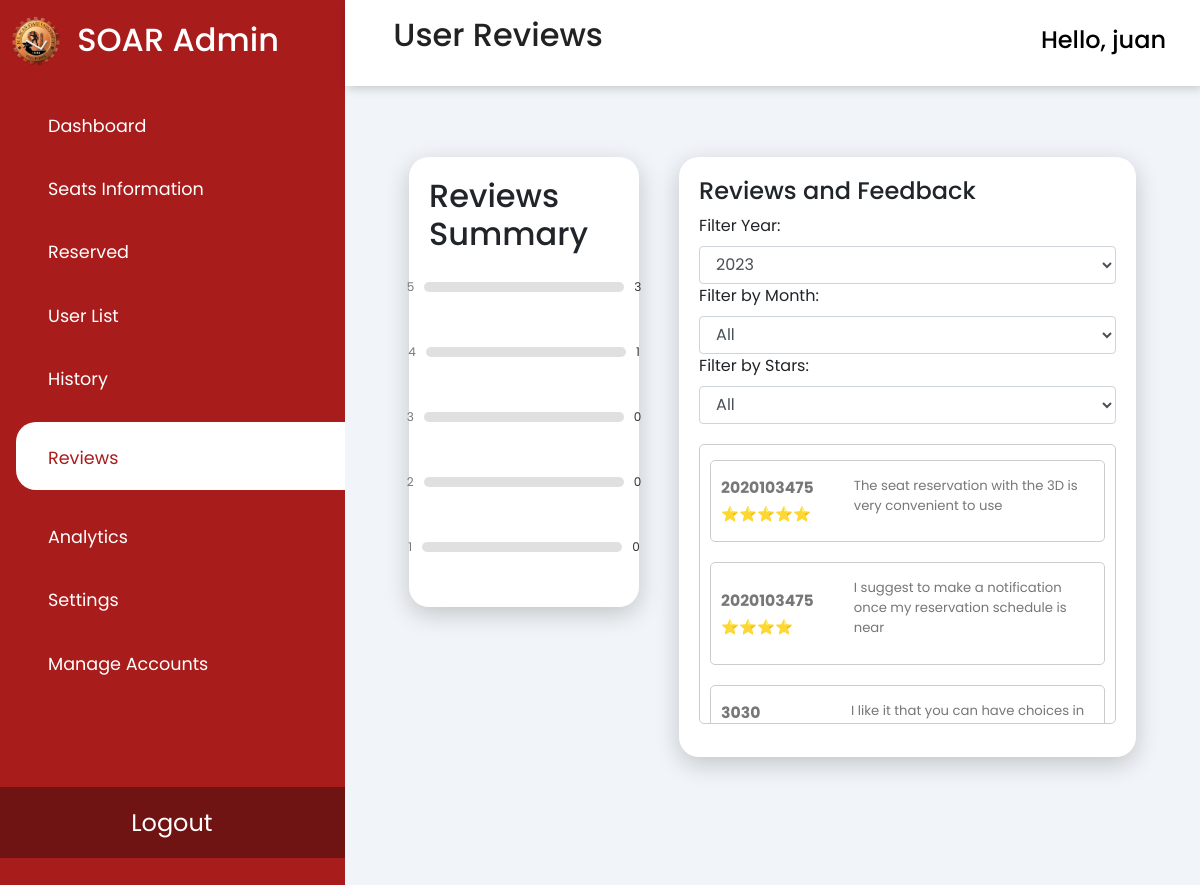
The app's page /php/adminReviews.php (signed in) with its own data.
### tables this page shows
CREATE TABLE `rating` (
  `rating_id` int(11) NOT NULL,
  `rating` int(11) DEFAULT NULL,
  `review` varchar(255) DEFAULT NULL,
  `date` date DEFAULT NULL,
  `user_id` int(11) DEFAULT NULL
);

### php/adminReviews.php (the view, shortened to what this page needs)
<?php
require 'connect.php';
?>
<!DOCTYPE HTML>
<html>
<head>
    <link rel="stylesheet" href="https://cdn.jsdelivr.net/npm/bootstrap@4.6.2/dist/css/bootstrap.min.css"
>
    <link rel="stylesheet" type="text/css" href="css/adminReviews.css" />
    <link rel="stylesheet"
        href="https://maxst.icons8.com/vue-static/landings/line-awesome/line-awesome/1.3.0/css/line-awesome.min.css">
</head>
<body>
    <div class="sidebar">
        <div class="sidebar-brand">
            <img src="../img/bulsu logo.png" alt="bulsu logo" class="logo">
            <h2> <span>SOAR Admin</span></h2>
        </div>
        <div class="sidebar-menu" id="tabButton">
            <ul>
                <li class="tabs"> <a href="../admin.php" data-tabName="dashboard" id="tabButtons"><span
                            class="las la-th-large"></span>
                        <span>Dashboard</span></a>
                </li>
                <li class="tabs"> <a href="../seats-info.php"><span class="las la-check"></span>
                        <span>Seats Information</span></a>
                </li>
                <li class="tabs"> <a href="reserved.php"><span class="las la-clock"></span>
                        <span>Reserved</span></a>
                </li>
                <li class="tabs"> <a href="user-list.php"><span class="las la-user-friends"></span>
                        <span>User List</span></a>
                </li>
                <li class="tabs"> <a href="history.php"><span class="las la-history"></span>
                        <span>History</span></a>
                </li>
                <li class="tabs"> <a href="adminReviews.php" class="active"><span class="las la-star"></span>
                        <span>Reviews</span></a>
                </li>
                <li class="tabs"> <a href="analytics.php"><span class="las la-chart-bar"></span>
                        <span>Analytics</span></a>
                </li>
                <li class="tabs"> <a href="settings.php"><span class="las la-cog"></span>
                        <span>Settings</span></a>
                </li>
                <li id="hidden" class="manage tabs" data-toggle="modal" data-target="#exampleModal"> <a
                        href="manageAdmin.php"><span class="las la-users-cog"></span>
                        <span>Manage Accounts</span></a>
                </li>
                <li class="logout"> <a href="../toLogout.php">
                        <span>Logout</span></a>
                </li>
            </ul>
        </div>
    </div>
    <div class="header">
        <header>
            <h2>
                <label for="nav-toggle">
                    <div class="toggle">
                        <span class="la la-bars"></span>
                    </div>
                </label>
                User Reviews
            </h2>
            <div class="dropdown">
                <button class="dropdown-toggle" class="btn btn-secondary dropdown-toggle" type="button"
                    id="dropdownMenuButton" data-toggle="dropdown" aria-haspopup="true" aria-expanded="true">
                    <div class="user-wrapper">
                        <h4>
                            Hello,
                            <?php echo $_SESSION["first_name"]; ?>
                        </h4>
                    </div>
                </button>
            </div>
        </header>
    </div>
    <div class="main-content">
        <main>
            <div class="dashboard">
                <?php
                $query = "SELECT rating, COUNT(*) AS count FROM rating GROUP BY rating";
                $result = $conn->query($query);
                $ratings = [];
                while ($row = $result->fetch_assoc()) {
                    $ratings[$row['rating']] = $row['count'];
                }
                ?>
                <div class="reviews-container">
                    <h2>Reviews Summary</h2>
                    <?php
                    for ($rating = 5; $rating >= 1; $rating--) {
                        $count = isset($ratings[$rating]) ? $ratings[$rating] : 0;
                        echo '<div class="review">';
                        echo '<span class="icon-container">' . $rating . ' <i class="fas fa-star"></i></span>';
                        echo '<div class="progress">';
                        echo '</div>';
                        echo '<span class="percent">' . $count . '</span>';
                        echo '</div>';
                    }
                    ?>
                </div>
                <div class="box-container">
                    <div class="box">
                        <h4>Reviews and Feedback</h4>
                        <div>
                            <div class="filters">
                            <div class="year" class="form-control">
                                <label for="yearFilter">Filter Year:</label>
                                <select class="form-control" id="yearFilter">
                                    <option>2023</option>
                                </select>
                            </div>
                                <div class="college">
                                    <label for="monthFilter">Filter by Month:</label>
                                    <select class="form-control" id="monthFilter">
                                        <option value="all">All</option>
                                    </select>
                                </div>
                                <div class="year-level" class="form-control">
                                    <label for="starsFilter">Filter by Stars:</label>
                                    <select class="form-control" id="starsFilter">
                                        <option value="all">All</option>
                                    </select>
                                </div>
                            </div>
                            <?php
                            if (isset($_GET['search'])) {
                                $valueToSearch = $_GET['search'];
                                $querySearch = "SELECT * FROM rating  WHERE rating_id >= 0";
                                $search_result = filterTable($querySearch);
                            } else {
                                $querySearch = "SELECT * FROM rating  WHERE rating_id >= 0";
                                $search_result = filterTable($querySearch);
                            }
                            function filterTable($querySearch)
                            {
                                require 'connect.php';
                                $filter_Result = mysqli_query($conn, $querySearch);
                                return $filter_Result;
                            }
                            ?>
                            <div class="review-list-container">
                                <div class="review-list">
                                    <?php
                                    if ($count = mysqli_num_rows($search_result) > 0) {
                                        while ($row2 = mysqli_fetch_array($search_result)) {
                                            ?>
                                            <div class="reviews">
                                                <div class="review-header">
                                                    <div class="review-info">
                                                        <span class="name">
                                                            <?php echo $row2['user_id']; ?>
                                                        </span>
                                                    </div>
                                                    <div class="star-rating">
                                                        <span>
                                                            <?php if ($row2['rating'] == "1") {
                                                                echo "⭐";
                                                            } elseif ($row2['rating'] == "2") {
                                                                echo "⭐⭐";
                                                            } elseif ($row2['rating'] == "3") {
                                                                echo "⭐⭐⭐";
                                                            } elseif ($row2['rating'] == "4") {
                                                                echo "⭐⭐⭐⭐";
                                                            } elseif ($row2['rating'] == "5") {
                                                                echo "⭐⭐⭐⭐⭐";
                                                            } ?>
                                                        </span>
                                                    </div>
                                                </div>
                                                <div class="review-text">
                                                    <p>
                                                        <?php echo $row2['review']; ?>
                                                    </p>
                                                </div>
                                            </div>
                                        <?php }
                                    }
                                    ?>
                                </div>
                            </div>
                        </div>
        </main>
    </div>
</body>
</html>

### styles/adminReviews.css (style rules this page uses)
:root { --main-color: #a81c1c; --color-dark: #1d2231; --text-gray: #8390a2; }
* { padding: 0; margin: 0; box-sizing: border-box; list-style-type: none; text-decoration: none; font-family: "Poppins", sans-serif; }
.sidebar { width: 345px; position: fixed; left: 0; top: 0; height: 100%; background: var(--main-color); z-index: 100; transition: width 300ms; }
.sidebar-brand { height: 90px; padding: 1rem 0rem 1rem 0.7rem; display: flex; color: #fff; padding-top: 1rem; }
.sidebar-brand span { display: inline-block; padding-top: 0.3rem; margin-left: 1rem; }
.sidebar-menu { margin-top: 1rem; }
.sidebar-menu li { width: 100%; margin-bottom: 1.7rem; padding-left: 1rem; cursor: pointer; }
.sidebar-menu a { padding-left: 1rem; display: block; color: #fff; font-size: 1.1rem; }
#tabButton { color: #fff; }
.sidebar-menu a span:first-child { font-size: 1.5rem; padding-right: 1rem; }
#tabButton a.active { background: #fff; padding-top: 1rem; padding-bottom: 1rem; color: var(--main-color); border-radius: 20px 0px 0px 20px; }
.logo { width: 50px; height: 50px; }
.manage { color: #ffffff; cursor: pointer; }
.logout { text-align: center; position: absolute; bottom: 0; background: #701313; padding: 5%; text-decoration: none; }
.logout a { text-decoration: none; }
.main-content { transition: margin-left 300ms; margin-left: 345px; }
header { display: flex; justify-content: space-between; padding: 1rem 1.5rem; box-shadow: 2px 2px 10px rgba(0, 0, 0, 0.2); position: fixed; left: 345px; width: calc(100% - 345px); top: 0%; z-index: 100; background-color: #fff; transition: left 300ms; }
header h2 { color: #222; }
header label span { font-size: 1.7rem; padding-right: 1rem; }
.toggle { cursor: pointer; }
.user-wrapper { display: flex; align-items: center; text-decoration: underline 0.15em rgba(0, 0, 0, 0); transition: text-decoration-color 300ms; text-underline-offset: 0.4em; }
.user-wrapper h4 { padding: 10px; }
.dropdown-toggle { background-color: transparent; border-color: #fff; border-style: solid; border-top: none; border-right: none; border-left: none; content: none; }
.dropdown-toggle::after { content: none; }
main { margin-top: 85px; padding: 2rem 1.5rem; background: #f1f5f9; min-height: calc(100vh - 90px); }
.user-wrapper h4 { margin-bottom: -7px !important; }
main { margin-top: 85px; padding: 2rem 1.5rem; background: #f1f5f9; height: 100vh; top: 0; }
.box-container { position: relative; display: flex; align-items: center; position: relative; width: 100%; padding: 20px; height: 80vh; margin-bottom: 10px; }
.box { position: relative; width: 100%; padding: 20px; box-shadow: 0 7px 25px rgba(0, 0, 0, 0.2); border-radius: 20px; background: white; height: 100%; }
.reviews-container { position: relative; display: flex; width: 30%; flex-direction: column; align-items: center; justify-content: center; background-color: #fff; box-shadow: 0 7px 25px rgba(0, 0, 0, 0.2); border-radius: 20px; padding: 20px; margin: 20px 20px; }
.review-list-container { overflow-y: scroll; }
.review { border: 1px solid transparent; border-radius: 5px; color: #777; display: flex; font-size: 12px; align-items: center; padding: 10px; margin: 5px 0; }
.reviews { border: 1px solid transparent; border-radius: 5px; color: #777; display: flex; font-size: 12px; align-items: center; padding: 10px; margin: 5px 0; }
.progress { background-color: rgba(100, 100, 100, 0.2); border-radius: 5px; position: relative; margin: 0 10px; height: 10px; width: 200px; }
.percent { color: #333; }
.review-list-container { height: 35vh; overflow-y: auto; margin-top: 20px; border: 1px solid #ccc; border-radius: 5px; padding: 10px; margin-bottom: 10px; }
.review { margin-bottom: 20px; }
.reviews { margin-bottom: 20px; border: 1px solid #ccc; }
.reviews { margin-bottom: 20px; }
.review-info { display: flex; justify-content: space-between; align-items: center; margin-bottom: 5px; position: relative; }
.star-rating { font-size: 1.2em; margin-left: auto; }
.review-text { margin-top: 5px; padding-left: 40px; font-size: 1.1em; position: relative; }
.name { font-size: 1.3em; font-weight: bold; }
.dashboard { display: flex; justify-content: space-between; align-items: flex-start; margin: 0 auto; padding: 20px; }

### records on screen
rating: user "2020103475", review "The seat reservation with the 3D is very convenient to use"
rating: user "2020103475", review "I suggest to make a notification once my reservation schedule is near"
rating: user "3030", review "I like it that you can have choices in…"

### other values on screen
$_SESSION["first_name"] "juan"
$count "3"
$count "1"
$count "0"
